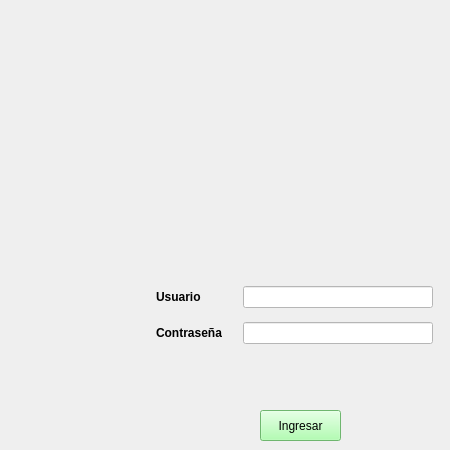
    <widget class="QWidget" name="login">
     <widget class="QLabel" name="label_24">
      <property name="geometry">
       <rect>
        <x>210</x>
        <y>70</y>
        <width>181</width>
        <height>181</height>
       </rect>
      </property>
      <property name="mouseTracking">
       <bool>false</bool>
      </property>
      <property name="text">
       <string/>
      </property>
      <property name="pixmap">
       <pixmap>Img/sena-logo.png</pixmap>
      </property>
      <property name="scaledContents">
       <bool>true</bool>
      </property>
     </widget>
     <widget class="QPushButton" name="btningresar">
      <property name="geometry">
       <rect>
        <x>260</x>
        <y>410</y>
        <width>81</width>
        <height>31</height>
       </rect>
      </property>
      <property name="cursor">
       <cursorShape>PointingHandCursor</cursorShape>
      </property>
      <property name="styleSheet">
       <string notr="true">background-color: rgb(156, 255, 156);</string>
      </property>
      <property name="text">
       <string>Ingresar</string>
      </property>
      <property name="icon">
       <iconset>
        <normaloff>Img/Key-icon.png</normaloff>Img/Key-icon.png</iconset>
      </property>
      <property name="iconSize">
       <size>
        <width>20</width>
        <height>20</height>
       </size>
      </property>
     </widget>
     <widget class="QWidget" name="layoutWidget">
      <property name="geometry">
       <rect>
        <x>150</x>
        <y>280</y>
        <width>291</width>
        <height>103</height>
       </rect>
      </property>
      <layout class="QGridLayout" name="gridLayout">
       <property name="leftMargin">
        <number>6</number>
       </property>
       <property name="topMargin">
        <number>6</number>
       </property>
       <property name="rightMargin">
        <number>8</number>
       </property>
       <property name="bottomMargin">
        <number>6</number>
       </property>
       <property name="horizontalSpacing">
        <number>21</number>
       </property>
       <property name="verticalSpacing">
        <number>14</number>
       </property>
       <item row="0" column="1">
        <widget class="QLineEdit" name="txtusuario">
         <property name="font">
          <font>
           <family>Arial</family>
           <pointsize>9</pointsize>
           <weight>50</weight>
           <italic>false</italic>
           <bold>false</bold>
          </font>
         </property>
         <property name="focusPolicy">
          <enum>Qt::WheelFocus</enum>
         </property>
         <property name="styleSheet">
          <string notr="true">background-color: rgb(255, 255, 255);</string>
         </property>
        </widget>
       </item>
       <item row="0" column="0">
        <widget class="QLabel" name="label_2">
         <property name="font">
          <font>
           <family>Arial</family>
           <pointsize>9</pointsize>
           <weight>50</weight>
           <italic>false</italic>
           <bold>false</bold>
          </font>
         </property>
         <property name="text">
          <string>&lt;html&gt;&lt;head/&gt;&lt;body&gt;&lt;p&gt;&lt;span style=&quot; font-weight:600;&quot;&gt;Usuario&lt;/span&gt;&lt;/p&gt;&lt;/body&gt;&lt;/html&gt;</string>
         </property>
        </widget>
       </item>
       <item row="1" column="0">
        <widget class="QLabel" name="label_3">
         <property name="font">
          <font>
           <family>Arial</family>
           <pointsize>9</pointsize>
           <weight>50</weight>
           <italic>false</italic>
           <bold>false</bold>
          </font>
         </property>
         <property name="text">
          <string>&lt;html&gt;&lt;head/&gt;&lt;body&gt;&lt;p&gt;&lt;span style=&quot; font-weight:600;&quot;&gt;Contraseña&lt;/span&gt;&lt;/p&gt;&lt;/body&gt;&lt;/html&gt;</string>
         </property>
        </widget>
       </item>
       <item row="1" column="1">
        <widget class="QLineEdit" name="txtclave">
         <property name="font">
          <font>
           <family>Arial</family>
           <pointsize>9</pointsize>
           <weight>50</weight>
           <italic>false</italic>
           <bold>false</bold>
          </font>
         </property>
         <property name="focusPolicy">
          <enum>Qt::WheelFocus</enum>
         </property>
         <property name="styleSheet">
          <string notr="true">background-color: rgb(255, 255, 255);</string>
         </property>
         <property name="text">
          <string/>
         </property>
         <property name="echoMode">
          <enum>QLineEdit::Password</enum>
         </property>
        </widget>
       </item>
       <item row="2" column="1">
        <widget class="QLabel" name="resultado">
         <property name="font">
          <font>
           <family>Arial</family>
           <pointsize>9</pointsize>
           <weight>50</weight>
           <italic>false</italic>
           <bold>false</bold>
          </font>
         </property>
         <property name="mouseTracking">
          <bool>false</bool>
         </property>
         <property name="text">
          <string/>
         </property>
         <property name="textFormat">
          <enum>Qt::RichText</enum>
         </property>
        </widget>
       </item>
      </layout>
     </widget>
    </widget>
